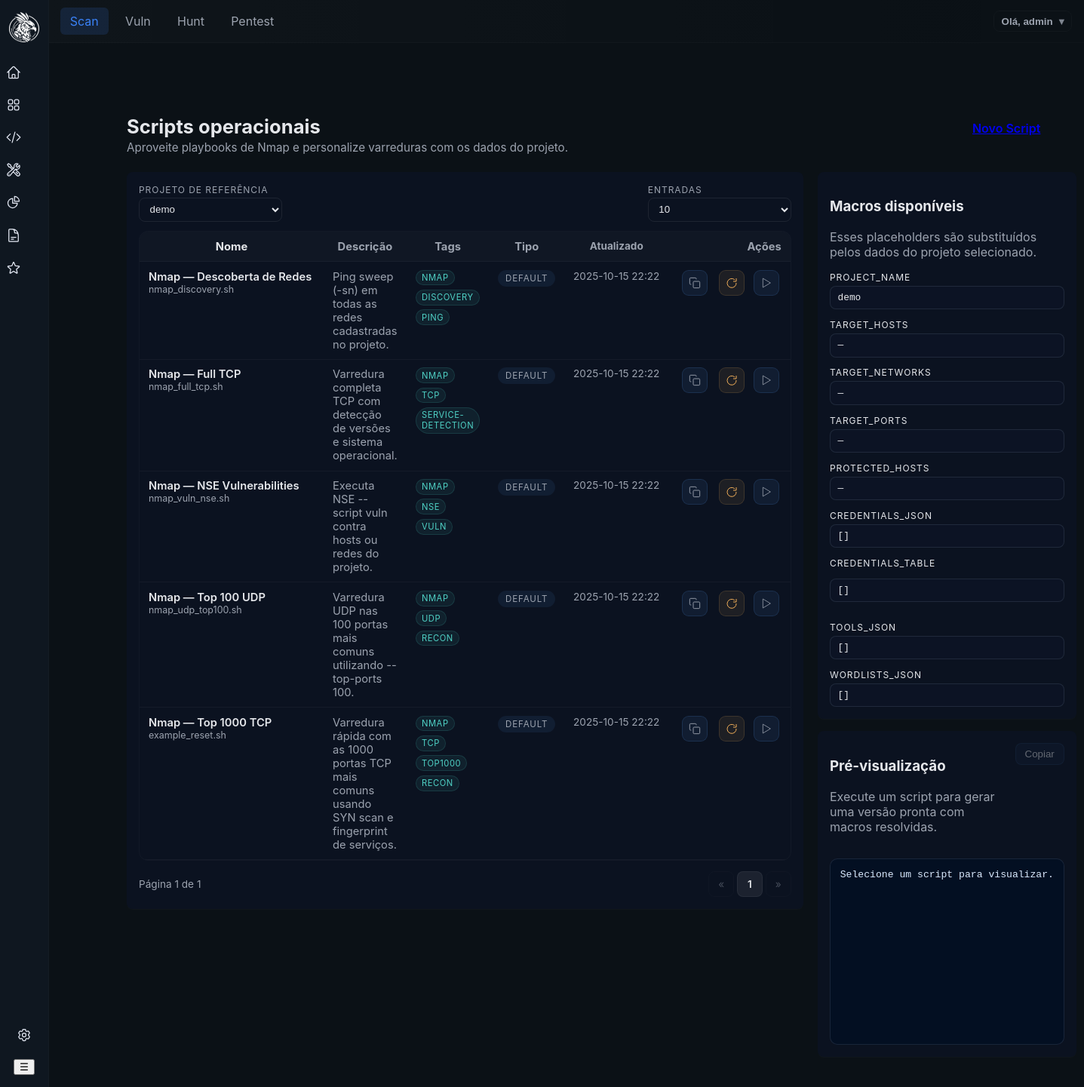
/scripts/ (signed in), run on the app's committed database.
### arpia_core/models.py (models this page shows, shortened)
class Project(models.Model):
    class Status(models.TextChoices):
        DRAFT = "draft", "Rascunho"
        ACTIVE = "active", "Ativo"
        PAUSED = "paused", "Pausado"
        COMPLETED = "completed", "Concluído"
        ARCHIVED = "archived", "Arquivado"
    id = models.UUIDField(primary_key=True, default=uuid.uuid4, editable=False)
    owner = models.ForeignKey(
        settings.AUTH_USER_MODEL,
        related_name="projects_owned",
        on_delete=models.CASCADE,
    )
    name = models.CharField(max_length=220)
    slug = models.SlugField(max_length=220)
    description = models.TextField(blank=True)
    client_name = models.CharField(max_length=220, blank=True)
    status = models.CharField(max_length=24, choices=Status.choices, default=Status.DRAFT)
    visibility = models.CharField(max_length=24, default="private")
    start_at = models.DateTimeField(null=True, blank=True)
    end_at = models.DateTimeField(null=True, blank=True)
    timezone = models.CharField(max_length=64, blank=True, default="America/Sao_Paulo")
    hosts = models.TextField(blank=True)
    protected_hosts = models.TextField(blank=True)
    networks = models.TextField(blank=True)
    ports = models.TextField(blank=True)
    credentials_json = models.JSONField(default=list, blank=True)
    metadata = models.JSONField(default=dict, blank=True)
    created = models.DateTimeField(default=dj_timezone.now, editable=False)
    modified = models.DateTimeField(auto_now=True)
    class Meta:
        ordering = ("-created",)
        verbose_name = "Projeto"
        verbose_name_plural = "Projetos"
        constraints = [
            models.UniqueConstraint(fields=["owner", "slug"], name="uniq_project_owner_slug"),
        ]

class Script(models.Model):
    class Kind(models.TextChoices):
        DEFAULT = "default", "Default"
        USER = "user", "Personalizado"
    id = models.BigAutoField(primary_key=True)
    owner = models.ForeignKey(
        settings.AUTH_USER_MODEL,
        related_name="scripts",
        on_delete=models.CASCADE,
        null=True,
        blank=True,
    )
    name = models.CharField(max_length=180)
    slug = models.SlugField(max_length=220, db_index=True)
    description = models.TextField(blank=True)
    filename = models.CharField(max_length=220)
    content = models.TextField()
    kind = models.CharField(max_length=24, choices=Kind.choices, default=Kind.USER)
    tags = models.JSONField(default=list, blank=True)
    source_path = models.CharField(max_length=500, blank=True)
    created_at = models.DateTimeField(auto_now_add=True)
    updated_at = models.DateTimeField(auto_now=True)
    objects = ScriptQuerySet.as_manager()
    class Meta:
        unique_together = (
            ("owner", "slug"),
            ("owner", "filename"),
        )
        constraints = [
            models.UniqueConstraint(
                fields=["slug"],
                condition=models.Q(owner__isnull=True),
                name="uniq_default_script_slug",
            ),
            models.UniqueConstraint(
                fields=["filename"],
                condition=models.Q(owner__isnull=True),
                name="uniq_default_script_filename",
            ),
        ]
        ordering = ("name",)
        verbose_name = "Script"
        verbose_name_plural = "Scripts"
    def save(self, *args, **kwargs):
        super().save(*args, **kwargs)
    @property
    def is_default(self) -> bool:
        return self.kind == Script.Kind.DEFAULT

### arpia_core/views.py (the view)
# urls.py: path("scripts/", views.scripts_list, name="scripts_list"),
@login_required
def scripts_list(request):
    sync_default_scripts()
    page = request.GET.get("page", 1)
    try:
        page_size = int(request.GET.get("page_size", 10))
    except (TypeError, ValueError):
        page_size = 10
    scripts_qs = Script.objects.for_user(request.user).order_by("kind", "name")
    paginator = Paginator(scripts_qs, page_size)
    page_obj = paginator.get_page(page)
    scripts_table = []
    for script in page_obj.object_list:
        scripts_table.append(
            {
                "id": script.pk,
                "name": script.name,
                "description": script.description,
                "type": script.kind,
                "tags": script.tags,
                "filename": script.filename,
                "updated_at": script.updated_at,
                "is_default": script.is_default,
                "owner_id": script.owner_id,
                "can_edit": script.owner_id == request.user.id and script.kind == Script.Kind.USER,
                "can_delete": script.owner_id == request.user.id and script.kind == Script.Kind.USER,
                "can_reset": script.is_default or bool(script.owner_id == request.user.id and script.source_path),
                "can_clone": script.is_default,
            }
        )
    projects = list(_get_user_projects(request.user))
    project_options = [
        {"id": str(project.pk), "name": project.name, "client": project.client_name}
        for project in projects
    ]
    selected_project_id = request.GET.get("project", "")
    selected_project = None
    if selected_project_id:
        try:
            selected_project = _get_accessible_project(request.user, selected_project_id)
        except Http404:
            selected_project = None
            selected_project_id = ""
    if not selected_project and projects:
        selected_project = projects[0]
        selected_project_id = str(selected_project.pk)
    project_macros = build_project_macros(request.user, selected_project)
    macros_json = json.dumps(project_macros, ensure_ascii=False)
    macro_entries = _macro_entries(project_macros)
    context = {
        "scripts_page": page_obj,
        "scripts": scripts_table,
        "project_options": project_options,
        "selected_project_id": selected_project_id,
        "project_macros": project_macros,
        "project_macros_json": macros_json,
        "macro_entries": macro_entries,
        "page_size_choices": [5, 10, 25],
    }
    return render(request, "scripts/list.html", context)

### templates/scripts/list.html (shortened to what this page needs)
{% extends "base.html" %}
{% load static %}
{% block content %}
<div class="main">
  <div class="scripts-header">
    <div>
      <h2>Scripts operacionais</h2>
      <p class="page-subtitle">Aproveite playbooks de Nmap e personalize varreduras com os dados do projeto.</p>
    </div>
    <div class="actions">
      <a
        href="{% url 'scripts_create' %}{% if selected_project_id %}?project={{ selected_project_id }}{% endif %}"
        class="btn btn-primary btn-new-script"
      >Novo Script</a>
    </div>
  </div>
  <div class="layout">
    <div class="table-card card">
      <div class="table-toolbar">
        <div class="project-select">
          <label for="script-project-select">Projeto de referência</label>
          <select id="script-project-select" name="project">
            {% if project_options %}
              {% for project in project_options %}
                <option value="{{ project.id }}" {% if project.id == selected_project_id %}selected{% endif %}>{{ project.name }}</option>
              {% endfor %}
            {% else %}
              <option value="">Nenhum projeto disponível</option>
            {% endif %}
          </select>
        </div>
        <div class="page-size">
          <label for="page-size-select">Entradas</label>
          <select id="page-size-select">
            {% for option in page_size_choices %}
              <option value="{{ option }}" {% if scripts_page.paginator.per_page == option %}selected{% endif %}>{{ option }}</option>
            {% endfor %}
          </select>
        </div>
      </div>
      <div class="table-wrapper">
        <table class="scripts-table">
          <thead>
            <tr>
              <th class="col-name">Nome</th>
              <th class="col-desc">Descrição</th>
              <th class="col-tags">Tags</th>
              <th class="col-type">Tipo</th>
              <th class="col-updated">Atualizado</th>
              <th class="col-actions">Ações</th>
            </tr>
          </thead>
          <tbody id="scripts-body">
            {% for s in scripts %}
              <tr>
                <td class="col-name">
                  <div class="script-name">{{ s.name }}</div>
                  <div class="script-filename">{{ s.filename }}</div>
                </td>
                <td class="col-desc">{{ s.description|default:"—" }}</td>
                <td class="col-tags">
                  {% if s.tags %}
                    <div class="tag-list">
                      {% for tag in s.tags %}
                        <span class="tag">{{ tag }}</span>
                      {% endfor %}
                    </div>
                  {% else %}
                    <span class="muted">—</span>
                  {% endif %}
                </td>
                <td class="col-type">
                  {% if s.is_default %}
                    <span class="badge badge-default">Default</span>
                  {% else %}
                    <span class="badge badge-custom">Personalizado</span>
                  {% endif %}
                </td>
                <td class="col-updated">{{ s.updated_at|date:"Y-m-d H:i" }}</td>
                <td class="col-actions">
                  {% if s.can_clone %}
                    <form method="post" action="{% url 'scripts_clone' s.id %}" class="inline-form" title="Clonar">
                      <button type="submit" class="btn-icon btn-info">
                        <svg width="16" height="16" viewBox="0 0 24 24" fill="none"><rect x="9" y="9" width="13" height="13" rx="2" stroke="currentColor" stroke-width="1.4"/><path d="M5 15H4a2 2 0 0 1-2-2V4a2 2 0 0 1 2-2h9a2 2 0 0 1 2 2v1" stroke="currentColor" stroke-width="1.4"/></svg>
                      </button>
                    </form>
                  {% endif %}
                  {% if s.can_reset %}
                    <form method="post" action="{% url 'scripts_reset' s.id %}" class="inline-form" title="Resetar">
                      <button type="submit" class="btn-icon btn-warning">
                        <svg width="16" height="16" viewBox="0 0 24 24" fill="none"><path d="M21 12a9 9 0 11-3.17-6.37" stroke="currentColor" stroke-width="1.4"/><path d="M21 3v6h-6" stroke="currentColor" stroke-width="1.4"/></svg>
                      </button>
                    </form>
                  {% endif %}
                  <button type="button" class="btn-icon btn-info" data-run-script data-id="{{ s.id }}" data-name="{{ s.name }}" title="Pré-visualizar">
                    <svg width="16" height="16" viewBox="0 0 24 24" fill="none"><path d="M5 3v18l15-9L5 3z" stroke="currentColor" stroke-width="1.2"/></svg>
                  </button>
                </td>
              </tr>
            {% empty %}
              <tr>
                <td colspan="6" class="empty">Nenhum script disponível. Clone um default ou crie um personalizado.</td>
              </tr>
            {% endfor %}
          </tbody>
        </table>
      </div>
      <div class="pagination">
        <div class="page-info">Página {{ scripts_page.number }} de {{ scripts_page.paginator.num_pages }}</div>
        <div class="pager">
          {% if scripts_page.has_previous %}
            <a href="?page={{ scripts_page.previous_page_number }}&page_size={{ scripts_page.paginator.per_page }}&project={{ selected_project_id }}" class="btn-pager">«</a>
          {% else %}
            <span class="btn-pager disabled">«</span>
          {% endif %}
          {% for num in scripts_page.paginator.page_range %}
            {% if num == scripts_page.number %}
              <span class="btn-pager active">{{ num }}</span>
            {% else %}
              <a href="?page={{ num }}&page_size={{ scripts_page.paginator.per_page }}&project={{ selected_project_id }}" class="btn-pager">{{ num }}</a>
            {% endif %}
          {% endfor %}
          {% if scripts_page.has_next %}
            <a href="?page={{ scripts_page.next_page_number }}&page_size={{ scripts_page.paginator.per_page }}&project={{ selected_project_id }}" class="btn-pager">»</a>
          {% else %}
            <span class="btn-pager disabled">»</span>
          {% endif %}
        </div>
      </div>
    </div>
    <div class="side-panel">
      <div class="card macros-card">
        <div class="card-header">
          <h3>Macros disponíveis</h3>
          <p class="muted">Esses placeholders são substituídos pelos dados do projeto selecionado.</p>
        </div>
        <ul class="macro-list">
          {% for macro in macro_entries %}
            <li>
              <div class="macro-key">{{ macro.key }}</div>
              {% if macro.is_pre %}
                <pre class="macro-value">{{ macro.value }}</pre>
              {% else %}
                <span class="macro-value">{{ macro.value|default:"—" }}</span>
              {% endif %}
            </li>
          {% empty %}
            <li><span class="muted">Nenhum dado disponível para o projeto atual.</span></li>
          {% endfor %}
        </ul>
      </div>
      <div class="card preview-card">
        <div class="preview-header">
          <div>
            <h3 id="script-preview-title">Pré-visualização</h3>
            <p class="muted">Execute um script para gerar uma versão pronta com macros resolvidas.</p>
          </div>
          <button type="button" class="btn btn-ghost" id="copy-script" disabled>Copiar</button>
        </div>
        <pre id="script-preview" class="script-preview">Selecione um script para visualizar.</pre>
      </div>
    </div>
  </div>
</div>
{% endblock %}

### templates/base.html (shortened to what this page needs)
<!doctype html>
<html lang="pt-br">
<head>
  {% load static %}
  <link rel="stylesheet" href="{% static 'css/dark.css' %}">
</head>
<body class="arpia-dark">
  <aside class="sidebar collapsed" id="sidebar" aria-label="Menu lateral">
    <div class="brand">
      <a href="{% url 'dashboard' %}" style="display:inline-flex;align-items:center;gap:.5rem;text-decoration:none;">
        <img src="{% static 'img/logo-40x40.png' %}" alt="ARPIA" style="width:40px;height:40px;display:block;">
      </a>
    </div>
    <nav class="menu" role="navigation">
      <a href="{% url 'dashboard' %}" class="menu-item" title="Home">
        <img src="{% static 'icons/home.svg' %}" class="icon" alt="Home">
      </a>
      <a href="{% url 'projects_list' %}" class="menu-item" title="Projetos">
        <img src="{% static 'icons/squares-2x2.svg' %}" class="icon" alt="Projetos">
      </a>
      <a href="{% url 'scripts_list' %}" class="menu-item" title="Scripts">
        <img src="{% static 'icons/code-bracket.svg' %}" class="icon" alt="Scripts">
      </a>
      <a href="{% url 'tools_list' %}" class="menu-item" title="Ferramentas">
        <img src="{% static 'icons/wrench-screwdriver.svg' %}" class="icon" alt="Ferramentas">
      </a>
      <a href="{% url 'reports_list' %}" class="menu-item" title="Relatórios">
        <img src="{% static 'icons/chart-pie.svg' %}" class="icon" alt="Relatórios">
      </a>
      <a href="{% url 'logs_list' %}" class="menu-item" title="Logs">
        <img src="{% static 'icons/document-text.svg' %}" class="icon" alt="Logs">
      </a>
      <a href="{% url 'ai_list' %}" class="menu-item" title="AI">
        <img src="{% static 'icons/star.svg' %}" class="icon" alt="AI">
      </a>
    </nav>
    <div class="sidebar-footer">
      <a href="{% url 'admin:index' %}" class="menu-item small" title="Admin">
        <img src="{% static 'icons/cog-6-tooth.svg' %}" class="icon" alt="Admin">
      </a>
    </div>
    <button id="toggleSidebar" class="toggle-btn" aria-label="Expandir menu">☰</button>
  </aside>
  <header class="topbar">
    <div class="top-left">
      <div class="module-switch">
        <a href="#" class="module active">Scan</a>
        <a href="#" class="module">Vuln</a>
        <a href="#" class="module">Hunt</a>
        <a href="#" class="module">Pentest</a>
      </div>
    </div>
    <div class="top-right">
      <div class="user-area">
        {% if user.is_authenticated %}
          <div class="profile-dropdown" id="profileDropdown">
            <button id="profileBtn" class="profile-btn" aria-haspopup="true" aria-expanded="false">
              <span class="user">Olá, {{ user.username }}</span>
              <span style="opacity:.8;">▾</span>
            </button>
          </div>
        {% else %}
          <a href="{% url 'login' %}" class="link">Login</a>
        {% endif %}
      </div>
    </div>
  </header>
  <main class="main" id="main">
    {% block content %}{% endblock %}
  </main>
</body>
</html>

### data on the page
Project: project "demo", value "demo"
Script: name "Nmap — Descoberta de Redes", filename "nmap_discovery.sh", description "Ping sweep (-sn) em todas as redes cadastradas no projeto.", updated_at "2025-10-15 22:22"
Script: name "Nmap — Full TCP", filename "nmap_full_tcp.sh", description "Varredura completa TCP com detecção de versões e sistema operacional.", updated_at "2025-10-15 22:22"
Script: name "Nmap — NSE Vulnerabilities", filename "nmap_vuln_nse.sh", description "Executa NSE --script vuln contra hosts ou redes do projeto.", updated_at "2025-10-15 22:22"
Script: name "Nmap — Top 100 UDP", filename "nmap_udp_top100.sh", description "Varredura UDP nas 100 portas mais comuns utilizando --top-ports 100.", updated_at "2025-10-15 22:22"
Script: name "Nmap — Top 1000 TCP", filename "example_reset.sh", description "Varredura rápida com as 1000 portas TCP mais comuns usando SYN scan e fingerprint de serviços.", updated_at "2025-10-15 22:22"

### other printed values
{{ user.username }} "admin"
{{ tag }} "NMAP" "DISCOVERY" "PING" "NMAP" "TCP" "SERVICE-DETECTION" "NMAP" "NSE" "VULN" "NMAP" "UDP" "RECON" "NMAP" "TCP" "TOP1000" "RECON"
{{ scripts_page.number }} "1"
{{ scripts_page.paginator.num_pages }} "1"
{{ num }} "1"
{{ macro.key }} "PROJECT_NAME" "TARGET_HOSTS" "TARGET_NETWORKS" "TARGET_PORTS" "PROTECTED_HOSTS" "CREDENTIALS_JSON" "CREDENTIALS_TABLE" "TOOLS_JSON" "WORDLISTS_JSON"
{{ macro.value|default:"—" }} "—" "—" "—" "—" "[]" "[]" "[]"
{{ macro.value }} "[]"
form field value "10"
